Frame 1 (no input): blank canvas, image omitted
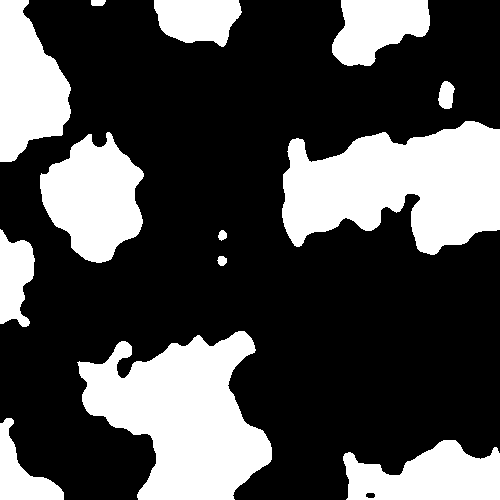
Frame 60 (the mouse pressed at the canvas centre just before this capture)
Frame 120 (the mouse held since frame 60 and released just before this capture): blank canvas, image omitted

The Processing sketch that drew this single still picture (run headless with seeded random() and noise(); from frame 60 on, the mouse is pressed at the canvas centre):

// Processing sketch: ColorNoise
// ── ColorNoise.pde
int x,y,c,f,n=500,a=-1,b=color(0);
void setup(){size(500,500);colorMode(HSB,n);}
void draw(){
 for(x=0;x<n;x++)
  for(y=0;y<n;y++){
   c=red(color(noise((x+0)/99f,y/99f)*n))>f?a:b;
   set(x,y,c);}
 f+=4;
 if(f>n*.9){
  f=0;
  noiseSeed(a);
  a=b;
  b=color(random(n),n,n);}}//#p5t
